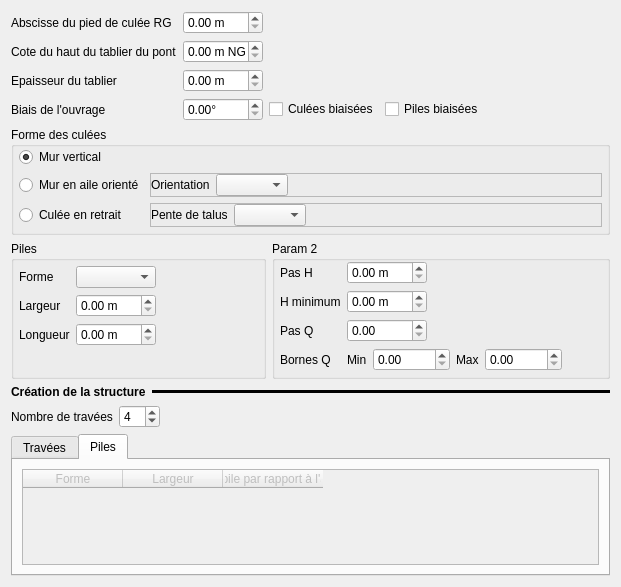
<?xml version="1.0" encoding="UTF-8"?>
<ui version="4.0">
 <class>Form</class>
 <widget class="QWidget" name="Form">
  <property name="geometry">
   <rect>
    <x>0</x>
    <y>0</y>
    <width>621</width>
    <height>587</height>
   </rect>
  </property>
  <property name="windowTitle">
   <string>Form</string>
  </property>
  <layout class="QVBoxLayout" name="verticalLayout">
   <item>
    <layout class="QGridLayout" name="gridLayout_2">
     <item row="4" column="2">
      <layout class="QHBoxLayout" name="horizontalLayout_4">
       <item>
        <widget class="QCheckBox" name="cc_biai_cul">
         <property name="text">
          <string>Culées biaisées</string>
         </property>
        </widget>
       </item>
       <item>
        <widget class="QCheckBox" name="cc_biai_pil">
         <property name="text">
          <string>Piles biaisées</string>
         </property>
        </widget>
       </item>
       <item>
        <spacer name="horizontalSpacer_3">
         <property name="orientation">
          <enum>Qt::Horizontal</enum>
         </property>
         <property name="sizeHint" stdset="0">
          <size>
           <width>40</width>
           <height>20</height>
          </size>
         </property>
        </spacer>
       </item>
      </layout>
     </item>
     <item row="4" column="0">
      <widget class="QLabel" name="label_8">
       <property name="text">
        <string>Biais de l'ouvrage</string>
       </property>
      </widget>
     </item>
     <item row="4" column="1">
      <widget class="QDoubleSpinBox" name="dsb_biai_ouv">
       <property name="maximumSize">
        <size>
         <width>80</width>
         <height>16777215</height>
        </size>
       </property>
       <property name="suffix">
        <string>°</string>
       </property>
       <property name="maximum">
        <double>360.000000000000000</double>
       </property>
      </widget>
     </item>
     <item row="2" column="1">
      <widget class="QDoubleSpinBox" name="dsb_cote_tab">
       <property name="maximumSize">
        <size>
         <width>80</width>
         <height>16777215</height>
        </size>
       </property>
       <property name="suffix">
        <string> m NGF</string>
       </property>
       <property name="maximum">
        <double>10000.000000000000000</double>
       </property>
      </widget>
     </item>
     <item row="1" column="1">
      <widget class="QDoubleSpinBox" name="dsb_abs_cul_rg">
       <property name="maximumSize">
        <size>
         <width>80</width>
         <height>16777215</height>
        </size>
       </property>
       <property name="suffix">
        <string> m</string>
       </property>
       <property name="maximum">
        <double>10000.000000000000000</double>
       </property>
      </widget>
     </item>
     <item row="1" column="0">
      <widget class="QLabel" name="label_17">
       <property name="text">
        <string>Abscisse du pied de culée RG</string>
       </property>
      </widget>
     </item>
     <item row="2" column="0">
      <widget class="QLabel" name="label_6">
       <property name="text">
        <string>Cote du haut du tablier du pont</string>
       </property>
      </widget>
     </item>
     <item row="3" column="0">
      <widget class="QLabel" name="label_13">
       <property name="text">
        <string>Epaisseur du tablier</string>
       </property>
      </widget>
     </item>
     <item row="3" column="1">
      <widget class="QDoubleSpinBox" name="dsb_epai_tab">
       <property name="maximumSize">
        <size>
         <width>80</width>
         <height>16777215</height>
        </size>
       </property>
       <property name="suffix">
        <string> m</string>
       </property>
       <property name="maximum">
        <double>10000.000000000000000</double>
       </property>
      </widget>
     </item>
    </layout>
   </item>
   <item>
    <widget class="QGroupBox" name="groupBox">
     <property name="title">
      <string>Forme des culées</string>
     </property>
     <layout class="QVBoxLayout" name="verticalLayout_8">
      <property name="leftMargin">
       <number>5</number>
      </property>
      <property name="topMargin">
       <number>0</number>
      </property>
      <property name="rightMargin">
       <number>5</number>
      </property>
      <property name="bottomMargin">
       <number>5</number>
      </property>
      <item>
       <layout class="QGridLayout" name="gridLayout_6">
        <item row="0" column="0">
         <widget class="QRadioButton" name="rb_form_cul0">
          <property name="text">
           <string>Mur vertical</string>
          </property>
          <property name="iconSize">
           <size>
            <width>44</width>
            <height>27</height>
           </size>
          </property>
          <property name="checked">
           <bool>true</bool>
          </property>
         </widget>
        </item>
        <item row="1" column="0">
         <widget class="QRadioButton" name="rb_form_cul1">
          <property name="text">
           <string>Mur en aile orienté</string>
          </property>
          <property name="iconSize">
           <size>
            <width>62</width>
            <height>27</height>
           </size>
          </property>
          <property name="checked">
           <bool>false</bool>
          </property>
         </widget>
        </item>
        <item row="2" column="0">
         <widget class="QRadioButton" name="rb_form_cul2">
          <property name="text">
           <string>Culée en retrait</string>
          </property>
          <property name="iconSize">
           <size>
            <width>65</width>
            <height>27</height>
           </size>
          </property>
         </widget>
        </item>
        <item row="1" column="1">
         <widget class="QFrame" name="frm_orient_mur">
          <property name="frameShape">
           <enum>QFrame::StyledPanel</enum>
          </property>
          <property name="frameShadow">
           <enum>QFrame::Raised</enum>
          </property>
          <layout class="QHBoxLayout" name="horizontalLayout_8">
           <property name="margin">
            <number>0</number>
           </property>
           <item>
            <widget class="QLabel" name="label_9">
             <property name="text">
              <string>Orientation</string>
             </property>
            </widget>
           </item>
           <item>
            <widget class="QComboBox" name="cb_orient_mur"/>
           </item>
           <item>
            <spacer name="horizontalSpacer_5">
             <property name="orientation">
              <enum>Qt::Horizontal</enum>
             </property>
             <property name="sizeHint" stdset="0">
              <size>
               <width>40</width>
               <height>20</height>
              </size>
             </property>
            </spacer>
           </item>
          </layout>
         </widget>
        </item>
        <item row="2" column="1">
         <widget class="QFrame" name="frm_pente_tal">
          <property name="frameShape">
           <enum>QFrame::StyledPanel</enum>
          </property>
          <property name="frameShadow">
           <enum>QFrame::Raised</enum>
          </property>
          <layout class="QHBoxLayout" name="horizontalLayout_10">
           <property name="margin">
            <number>0</number>
           </property>
           <item>
            <widget class="QLabel" name="label_10">
             <property name="sizePolicy">
              <sizepolicy hsizetype="Maximum" vsizetype="Preferred">
               <horstretch>0</horstretch>
               <verstretch>0</verstretch>
              </sizepolicy>
             </property>
             <property name="text">
              <string>Pente de talus</string>
             </property>
            </widget>
           </item>
           <item>
            <widget class="QComboBox" name="cb_pente_tal"/>
           </item>
           <item>
            <spacer name="horizontalSpacer_6">
             <property name="orientation">
              <enum>Qt::Horizontal</enum>
             </property>
             <property name="sizeHint" stdset="0">
              <size>
               <width>40</width>
               <height>20</height>
              </size>
             </property>
            </spacer>
           </item>
          </layout>
         </widget>
        </item>
        <item row="0" column="1">
         <spacer name="horizontalSpacer_2">
          <property name="orientation">
           <enum>Qt::Horizontal</enum>
          </property>
          <property name="sizeHint" stdset="0">
           <size>
            <width>40</width>
            <height>20</height>
           </size>
          </property>
         </spacer>
        </item>
       </layout>
      </item>
     </layout>
    </widget>
   </item>
   <item>
    <layout class="QGridLayout" name="gridLayout_4">
     <item row="0" column="1">
      <widget class="QGroupBox" name="groupBox_4">
       <property name="title">
        <string>Param 2</string>
       </property>
       <layout class="QVBoxLayout" name="verticalLayout_16">
        <property name="leftMargin">
         <number>5</number>
        </property>
        <property name="topMargin">
         <number>0</number>
        </property>
        <property name="rightMargin">
         <number>5</number>
        </property>
        <property name="bottomMargin">
         <number>5</number>
        </property>
        <item>
         <layout class="QGridLayout" name="gridLayout_9">
          <item row="0" column="1">
           <widget class="QDoubleSpinBox" name="dsb_h_pas">
            <property name="maximumSize">
             <size>
              <width>80</width>
              <height>16777215</height>
             </size>
            </property>
            <property name="suffix">
             <string> m</string>
            </property>
            <property name="maximum">
             <double>10000.000000000000000</double>
            </property>
           </widget>
          </item>
          <item row="1" column="0">
           <widget class="QLabel" name="label_28">
            <property name="text">
             <string>H minimum</string>
            </property>
           </widget>
          </item>
          <item row="1" column="1">
           <widget class="QDoubleSpinBox" name="dsb_h_min">
            <property name="maximumSize">
             <size>
              <width>80</width>
              <height>16777215</height>
             </size>
            </property>
            <property name="suffix">
             <string> m</string>
            </property>
            <property name="maximum">
             <double>10000.000000000000000</double>
            </property>
           </widget>
          </item>
          <item row="0" column="0">
           <widget class="QLabel" name="label_29">
            <property name="text">
             <string>Pas H</string>
            </property>
           </widget>
          </item>
          <item row="2" column="1">
           <widget class="QDoubleSpinBox" name="dsb_q_pas">
            <property name="maximumSize">
             <size>
              <width>80</width>
              <height>16777215</height>
             </size>
            </property>
            <property name="suffix">
             <string/>
            </property>
            <property name="maximum">
             <double>10000.000000000000000</double>
            </property>
           </widget>
          </item>
          <item row="2" column="0">
           <widget class="QLabel" name="label_30">
            <property name="text">
             <string>Pas Q</string>
            </property>
           </widget>
          </item>
          <item row="3" column="0">
           <widget class="QLabel" name="label_31">
            <property name="text">
             <string>Bornes Q</string>
            </property>
           </widget>
          </item>
          <item row="3" column="1">
           <layout class="QHBoxLayout" name="horizontalLayout_11">
            <item>
             <widget class="QLabel" name="label_32">
              <property name="text">
               <string>Min</string>
              </property>
             </widget>
            </item>
            <item>
             <widget class="QDoubleSpinBox" name="dsb_q_min">
              <property name="maximumSize">
               <size>
                <width>80</width>
                <height>16777215</height>
               </size>
              </property>
              <property name="suffix">
               <string/>
              </property>
              <property name="maximum">
               <double>10000.000000000000000</double>
              </property>
             </widget>
            </item>
            <item>
             <widget class="QLabel" name="label_33">
              <property name="text">
               <string>Max</string>
              </property>
             </widget>
            </item>
            <item>
             <widget class="QDoubleSpinBox" name="dsb_q_max">
              <property name="maximumSize">
               <size>
                <width>80</width>
                <height>16777215</height>
               </size>
              </property>
              <property name="suffix">
               <string/>
              </property>
              <property name="maximum">
               <double>10000.000000000000000</double>
              </property>
             </widget>
            </item>
            <item>
             <spacer name="horizontalSpacer_11">
              <property name="orientation">
               <enum>Qt::Horizontal</enum>
              </property>
              <property name="sizeHint" stdset="0">
               <size>
                <width>40</width>
                <height>20</height>
               </size>
              </property>
             </spacer>
            </item>
           </layout>
          </item>
         </layout>
        </item>
       </layout>
      </widget>
     </item>
     <item row="0" column="0">
      <widget class="QGroupBox" name="groupBox_2">
       <property name="title">
        <string>Piles</string>
       </property>
       <layout class="QVBoxLayout" name="verticalLayout_14">
        <property name="leftMargin">
         <number>5</number>
        </property>
        <property name="topMargin">
         <number>0</number>
        </property>
        <property name="rightMargin">
         <number>5</number>
        </property>
        <property name="bottomMargin">
         <number>5</number>
        </property>
        <item>
         <layout class="QGridLayout" name="gridLayout_7">
          <item row="2" column="1">
           <widget class="QDoubleSpinBox" name="dsb_long_pil">
            <property name="maximumSize">
             <size>
              <width>80</width>
              <height>16777215</height>
             </size>
            </property>
            <property name="suffix">
             <string> m</string>
            </property>
            <property name="maximum">
             <double>10000.000000000000000</double>
            </property>
           </widget>
          </item>
          <item row="1" column="1">
           <widget class="QDoubleSpinBox" name="dsb_larg_pil">
            <property name="maximumSize">
             <size>
              <width>80</width>
              <height>16777215</height>
             </size>
            </property>
            <property name="suffix">
             <string> m</string>
            </property>
            <property name="maximum">
             <double>10000.000000000000000</double>
            </property>
           </widget>
          </item>
          <item row="2" column="0">
           <widget class="QLabel" name="label_22">
            <property name="text">
             <string>Longueur</string>
            </property>
           </widget>
          </item>
          <item row="1" column="0">
           <widget class="QLabel" name="label_25">
            <property name="text">
             <string>Largeur</string>
            </property>
           </widget>
          </item>
          <item row="0" column="0">
           <widget class="QLabel" name="label_14">
            <property name="text">
             <string>Forme</string>
            </property>
           </widget>
          </item>
          <item row="0" column="1">
           <widget class="QComboBox" name="cb_form_pil"/>
          </item>
          <item row="1" column="2">
           <spacer name="horizontalSpacer_9">
            <property name="orientation">
             <enum>Qt::Horizontal</enum>
            </property>
            <property name="sizeHint" stdset="0">
             <size>
              <width>40</width>
              <height>20</height>
             </size>
            </property>
           </spacer>
          </item>
         </layout>
        </item>
        <item>
         <spacer name="verticalSpacer_6">
          <property name="orientation">
           <enum>Qt::Vertical</enum>
          </property>
          <property name="sizeType">
           <enum>QSizePolicy::Maximum</enum>
          </property>
          <property name="sizeHint" stdset="0">
           <size>
            <width>20</width>
            <height>20</height>
           </size>
          </property>
         </spacer>
        </item>
       </layout>
      </widget>
     </item>
    </layout>
   </item>
   <item>
    <layout class="QHBoxLayout" name="horizontalLayout_6">
     <item>
      <widget class="QLabel" name="label_11">
       <property name="sizePolicy">
        <sizepolicy hsizetype="Maximum" vsizetype="Preferred">
         <horstretch>0</horstretch>
         <verstretch>0</verstretch>
        </sizepolicy>
       </property>
       <property name="font">
        <font>
         <weight>75</weight>
         <bold>true</bold>
        </font>
       </property>
       <property name="text">
        <string>Création de la structure</string>
       </property>
      </widget>
     </item>
     <item>
      <widget class="Line" name="line_3">
       <property name="frameShadow">
        <enum>QFrame::Plain</enum>
       </property>
       <property name="lineWidth">
        <number>10</number>
       </property>
       <property name="midLineWidth">
        <number>4</number>
       </property>
       <property name="orientation">
        <enum>Qt::Horizontal</enum>
       </property>
      </widget>
     </item>
    </layout>
   </item>
   <item>
    <layout class="QHBoxLayout" name="horizontalLayout_2">
     <item>
      <widget class="QLabel" name="label_18">
       <property name="text">
        <string>Nombre de travées</string>
       </property>
      </widget>
     </item>
     <item>
      <widget class="QSpinBox" name="sb_nb_trav">
       <property name="maximumSize">
        <size>
         <width>80</width>
         <height>16777215</height>
        </size>
       </property>
       <property name="value">
        <number>4</number>
       </property>
      </widget>
     </item>
     <item>
      <spacer name="horizontalSpacer">
       <property name="orientation">
        <enum>Qt::Horizontal</enum>
       </property>
       <property name="sizeHint" stdset="0">
        <size>
         <width>40</width>
         <height>20</height>
        </size>
       </property>
      </spacer>
     </item>
    </layout>
   </item>
   <item>
    <widget class="QTabWidget" name="clas_met">
     <property name="currentIndex">
      <number>1</number>
     </property>
     <widget class="QWidget" name="ong_trav">
      <attribute name="title">
       <string>Travées</string>
      </attribute>
      <layout class="QVBoxLayout" name="verticalLayout_6">
       <item>
        <widget class="QTableWidget" name="tab_trav">
         <property name="sizePolicy">
          <sizepolicy hsizetype="Minimum" vsizetype="Expanding">
           <horstretch>0</horstretch>
           <verstretch>0</verstretch>
          </sizepolicy>
         </property>
         <property name="alternatingRowColors">
          <bool>true</bool>
         </property>
         <attribute name="verticalHeaderDefaultSectionSize">
          <number>24</number>
         </attribute>
         <column>
          <property name="text">
           <string>Largeur</string>
          </property>
         </column>
        </widget>
       </item>
      </layout>
     </widget>
     <widget class="QWidget" name="ong_pile">
      <attribute name="title">
       <string>Piles</string>
      </attribute>
      <layout class="QVBoxLayout" name="verticalLayout_2">
       <item>
        <widget class="QTableWidget" name="tab_pile">
         <property name="enabled">
          <bool>false</bool>
         </property>
         <property name="alternatingRowColors">
          <bool>true</bool>
         </property>
         <attribute name="verticalHeaderDefaultSectionSize">
          <number>24</number>
         </attribute>
         <column>
          <property name="text">
           <string>Forme</string>
          </property>
         </column>
         <column>
          <property name="text">
           <string>Largeur</string>
          </property>
         </column>
         <column>
          <property name="text">
           <string>Biais de la pile par rapport à l'axe du pont</string>
          </property>
         </column>
        </widget>
       </item>
      </layout>
     </widget>
    </widget>
   </item>
  </layout>
 </widget>
 <resources/>
 <connections/>
</ui>
